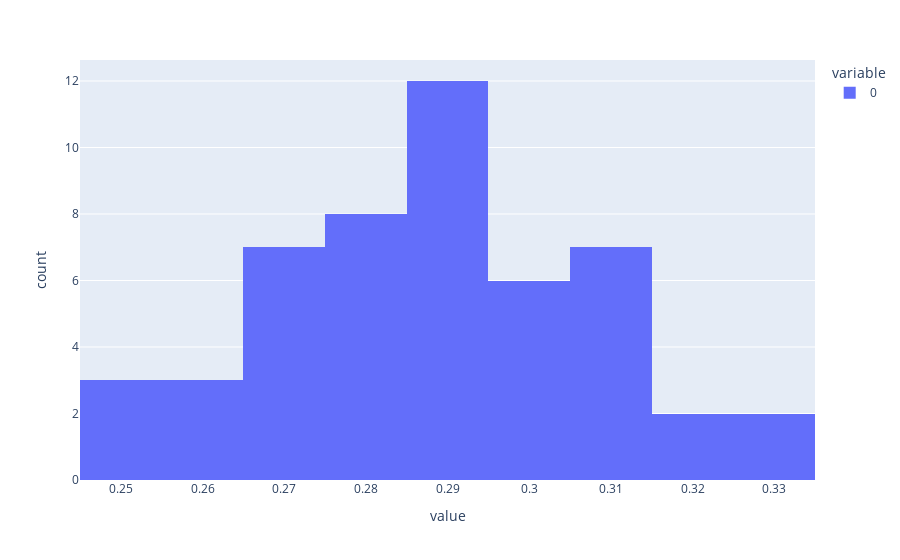

Write notebook code for a chart like this one.
### Code cell
px.histogram(accs)

### Figure 1 — Plotly figure (JSON) as saved in the notebook; plotly's stock layout.template omitted (floating-point values rounded to 4 significant figures)
{"data": [{"alignmentgroup": "True", "bingroup": "x", "hovertemplate": "variable=0<br>value=%{x}<br>count=%{y}<extra></extra>", "legendgroup": "0", "marker": {"color": "#636efa"}, "name": "0", "offsetgroup": "0", "orientation": "v", "showlegend": true, "type": "histogram", "x": [0.292, 0.286, 0.276, 0.274, 0.274, 0.33, 0.27, 0.274, 0.284, 0.258, 0.292, 0.292, 0.284, 0.27, 0.306, 0.25, 0.318, 0.33, 0.27, 0.31, 0.288, 0.3, 0.274, 0.246, 0.29, 0.29, 0.264, 0.278, 0.278, 0.308, 0.29, 0.312, 0.288, 0.306, 0.286, 0.296, 0.29, 0.3, 0.3, 0.278, 0.258, 0.318, 0.304, 0.304, 0.288, 0.306, 0.312, 0.276, 0.25, 0.28], "xaxis": "x", "yaxis": "y"}], "layout": {"barmode": "relative", "legend": {"title": {"text": "variable"}, "tracegroupgap": 0}, "margin": {"t": 60}, "xaxis": {"anchor": "y", "domain": [0, 1], "title": {"text": "value"}}, "yaxis": {"anchor": "x", "domain": [0, 1], "title": {"text": "count"}}}}
